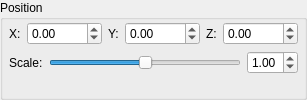
             <widget class="QGroupBox" name="horizontalGroupBox_2">
              <property name="sizePolicy">
               <sizepolicy hsizetype="Preferred" vsizetype="MinimumExpanding">
                <horstretch>0</horstretch>
                <verstretch>0</verstretch>
               </sizepolicy>
              </property>
              <property name="title">
               <string>Position</string>
              </property>
              <layout class="QVBoxLayout" name="verticalLayout_4">
               <property name="leftMargin">
                <number>6</number>
               </property>
               <property name="topMargin">
                <number>2</number>
               </property>
               <property name="rightMargin">
                <number>6</number>
               </property>
               <property name="bottomMargin">
                <number>5</number>
               </property>
               <item>
                <layout class="QHBoxLayout" name="horizontalLayout_2">
                 <item>
                  <layout class="QHBoxLayout" name="horizontalLayout_6">
                   <item>
                    <widget class="QLabel" name="label_6">
                     <property name="text">
                      <string>X:</string>
                     </property>
                    </widget>
                   </item>
                   <item>
                    <widget class="QDoubleSpinBox" name="x">
                     <property name="sizePolicy">
                      <sizepolicy hsizetype="Expanding" vsizetype="Fixed">
                       <horstretch>0</horstretch>
                       <verstretch>0</verstretch>
                      </sizepolicy>
                     </property>
                     <property name="minimum">
                      <double>-9999.000000000000000</double>
                     </property>
                     <property name="maximum">
                      <double>9999.000000000000000</double>
                     </property>
                    </widget>
                   </item>
                  </layout>
                 </item>
                 <item>
                  <layout class="QHBoxLayout" name="horizontalLayout_9">
                   <item>
                    <widget class="QLabel" name="label_7">
                     <property name="text">
                      <string>Y:</string>
                     </property>
                    </widget>
                   </item>
                   <item>
                    <widget class="QDoubleSpinBox" name="y">
                     <property name="sizePolicy">
                      <sizepolicy hsizetype="Expanding" vsizetype="Fixed">
                       <horstretch>0</horstretch>
                       <verstretch>0</verstretch>
                      </sizepolicy>
                     </property>
                     <property name="minimum">
                      <double>-9999.000000000000000</double>
                     </property>
                     <property name="maximum">
                      <double>9999.000000000000000</double>
                     </property>
                    </widget>
                   </item>
                  </layout>
                 </item>
                 <item>
                  <layout class="QHBoxLayout" name="horizontalLayout_10">
                   <item>
                    <widget class="QLabel" name="label_8">
                     <property name="text">
                      <string>Z:</string>
                     </property>
                    </widget>
                   </item>
                   <item>
                    <widget class="QDoubleSpinBox" name="z">
                     <property name="sizePolicy">
                      <sizepolicy hsizetype="Expanding" vsizetype="Fixed">
                       <horstretch>0</horstretch>
                       <verstretch>0</verstretch>
                      </sizepolicy>
                     </property>
                     <property name="minimum">
                      <double>-9999.000000000000000</double>
                     </property>
                     <property name="maximum">
                      <double>9999.000000000000000</double>
                     </property>
                    </widget>
                   </item>
                  </layout>
                 </item>
                </layout>
               </item>
               <item>
                <layout class="QFormLayout" name="formLayout_7">
                 <item row="0" column="0">
                  <widget class="QLabel" name="label_17">
                   <property name="text">
                    <string>Scale:</string>
                   </property>
                  </widget>
                 </item>
                 <item row="0" column="1">
                  <layout class="QHBoxLayout" name="horizontalLayout_24">
                   <item>
                    <widget class="QSlider" name="scale">
                     <property name="maximum">
                      <number>200</number>
                     </property>
                     <property name="value">
                      <number>100</number>
                     </property>
                     <property name="orientation">
                      <enum>Qt::Horizontal</enum>
                     </property>
                    </widget>
                   </item>
                   <item>
                    <widget class="QDoubleSpinBox" name="scaleVal">
                     <property name="minimum">
                      <double>0.010000000000000</double>
                     </property>
                     <property name="maximum">
                      <double>2.000000000000000</double>
                     </property>
                     <property name="singleStep">
                      <double>0.010000000000000</double>
                     </property>
                     <property name="value">
                      <double>1.000000000000000</double>
                     </property>
                    </widget>
                   </item>
                  </layout>
                 </item>
                </layout>
               </item>
              </layout>
             </widget>
